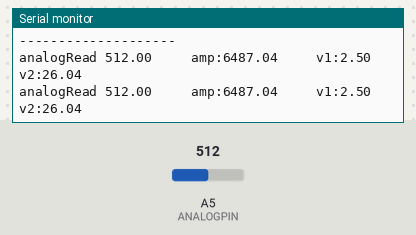
A sketch run on a simulated Arduino Uno, built with avr-gcc and run on an emulated ATmega328P. On the bench: the last lines printed to the serial monitor. The inputs (shaded band) are chosen by the test bench; at power-on: A5 (ANALOGPIN) = 512.

Above: at 3.2 s.
3.3 s: A5 (ANALOGPIN) set to 716
At 4.6 s:
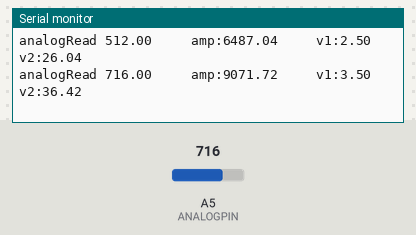
4.8 s: A5 (ANALOGPIN) set to 900
At 5.6 s:
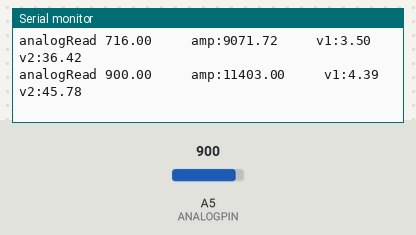
Timing chart, 0 to 7.8 s (numbered marks = the images above; inputs shaded):
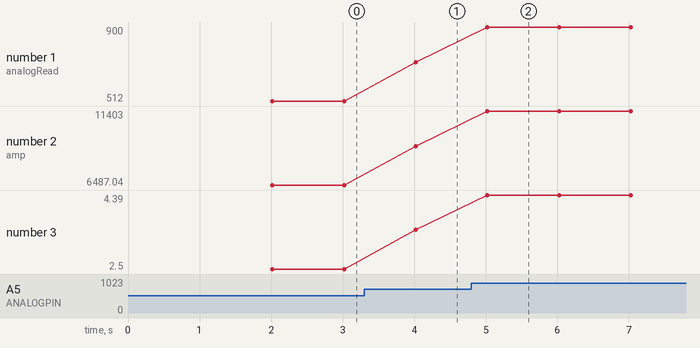

Measured:
- after the input at 3.3 s, the serial monitor: prints a new line after 0.72 s (image 1)
- after the input at 4.8 s, the serial monitor: prints a new line after 0.22 s (image 2)
- plotted number 1: 512 → 716 after the input at 3.3 s, 716 → 900 after the input at 4.8 s
- plotted number 2: 6487.04 → 9071.72 after the input at 3.3 s, 9071.72 → 11403 after the input at 4.8 s
- plotted number 3: 2.5 → 3.5 after the input at 3.3 s, 3.5 → 4.39 after the input at 4.8 s

The sketch:

Voltimetro.ino
```cpp
/*
  *
  * Udemy.com
  * Building an Arduino DC Voltmeter
  *
  */

float vPow = 5;   //3.3 for ESP8266
float r1 = 4520; //100000;
float r2 = 480;  //10000;


#define ANALOGPIN 5

void setup() {
   Serial.begin(9600);

   // Send ANSI terminal codes
//   Serial.print("\x1B");
//   Serial.print("[2J");
//   Serial.print("\x1B");
//   Serial.println("[H");
   // End ANSI terminal codes

   Serial.println("--------------------");
   Serial.println("DC VOLTMETER");
   Serial.print("Maximum Voltage: ");
   Serial.print((int)(vPow / (r2 / (r1 + r2))));
   Serial.println("V");
   Serial.println("--------------------");
   Serial.println("");

   delay(2000);
}

void loop() {
   float analogPin = analogRead(ANALOGPIN);

   float v1 = (analogPin * vPow) / 1024.0;

   float v2 = v1 / (r2 / (r1 + r2));

   float a1 = analogPin * 12.67;

   // Send ANSI terminal codes
//   Serial.print("\x1B");
//   Serial.print("[1A");
   // End ANSI terminal codes

   Serial.print("analogRead "); Serial.print(analogPin);
   Serial.print("     amp:"); Serial.print(a1);
   Serial.print("     v1:"); Serial.print(v1);
   Serial.print(" v2:"); Serial.println(v2);
   delay(1000);
}
```
